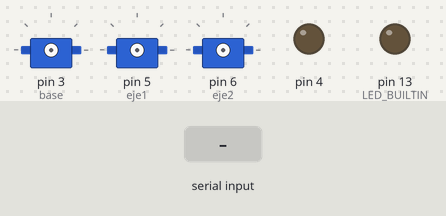
Simulated run of this sketch. Board: Arduino Uno, built with avr-gcc and run on an emulated ATmega328P. Shown: 3 × servo, output pins drawn as LEDs (lit = HIGH). The inputs (shaded band) are chosen by the test bench.

Above: at 1.2 s.
1.3 s: "wakeup\n" received over Serial
At 2.0 s:
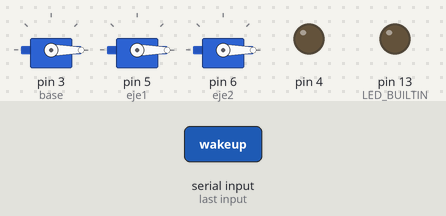
2.8 s: "ledon\n" received over Serial
At 3.2 s:
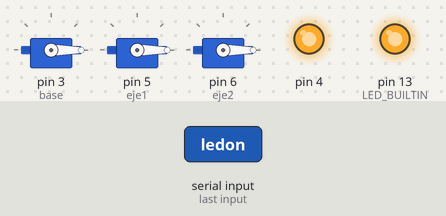
4.3 s: "90,45,200\n" received over Serial
At 5.5 s:
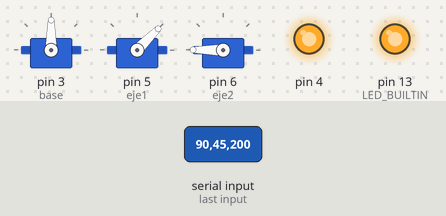
5.8 s: "ledoff\n" received over Serial
At 6.7 s:
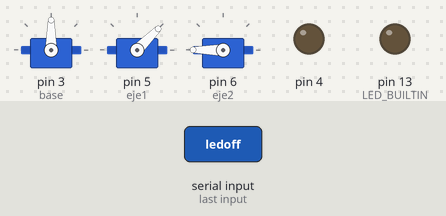
7.3 s: "30,150,10\n" received over Serial
At 8.0 s:
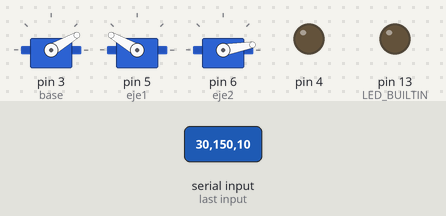
8.8 s: "90,45\n" received over Serial
At 10.2 s:
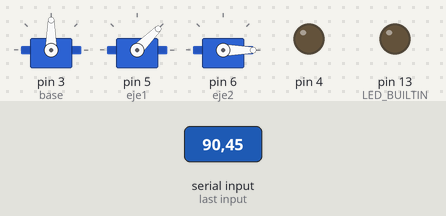
Timing chart, 0 to 11.3 s (numbered marks = the images above; inputs shaded):
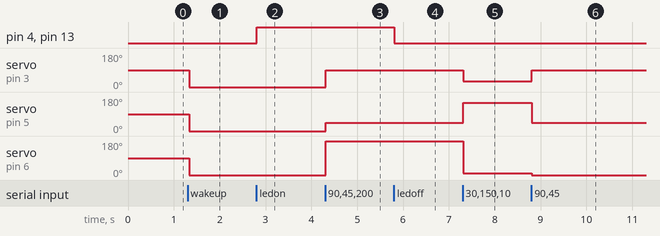

The sketch:

arduino.ino
```cpp
#include <Servo.h>

Servo base, eje1, eje2;  // create servo object to control a servo

String inByte = "";
int pos0;
int pos1;
int pos2;


void setup() {
  Serial.begin(9600);
  pinMode(LED_BUILTIN, OUTPUT);
  pinMode(4, OUTPUT);
}

void loop() {

  // if (digitalRead(4) == HIGH) {
  //  Serial.println("1");
  // }


  if (Serial.available()) // if data available in serial port
  {
    String inByte = "";

    inByte = Serial.readStringUntil('\n'); // read data until newline
    if (inByte == "sleep") {
      base.detach();
      eje1.detach();
      eje2.detach();
    }
    if (inByte == "wakeup") {
      base.attach(3);
      delay(10);
      eje1.attach(5);
      delay(10);
      eje2.attach(6);
      delay(10);
    }

    if (inByte == "ledon") {
      digitalWrite(LED_BUILTIN, HIGH);
      digitalWrite(4, HIGH);
    }
    if (inByte == "ledoff") {
      digitalWrite(LED_BUILTIN, LOW);
      digitalWrite(4, LOW);
    }

    else {
      pos0 = getValue(inByte, ',', 0).toInt();
      pos1 = getValue(inByte, ',', 1).toInt();
      pos2 = getValue(inByte, ',', 2).toInt();
    }

    base.write(pos0);

    eje1.write(pos1);

    eje2.write(pos2);


  }


}

String getValue(String data, char separator, int index)
{
  int found = 0;
  int strIndex[] = {0, -1};
  int maxIndex = data.length() - 1;

  for (int i = 0; i <= maxIndex && found <= index; i++) {
    if (data.charAt(i) == separator || i == maxIndex) {
      found++;
      strIndex[0] = strIndex[1] + 1;
      strIndex[1] = (i == maxIndex) ? i + 1 : i;
    }
  }

  return found > index ? data.substring(strIndex[0], strIndex[1]) : "";
}
```

Measured:
- after the input at 1.3 s, servo on pin 3 (base), servo on pin 5 (eje1), servo on pin 6 (eje2): 90° → 0° at once
- after the input at 2.8 s, pin 4, pin 13 (LED_BUILTIN): LOW → HIGH at once
- after the input at 4.3 s, servo on pin 3 (base): 0° → 90° at once; servo on pin 5 (eje1): 0° → 45° at once; servo on pin 6 (eje2): 0° → 180° at once
- after the input at 5.8 s, pin 4, pin 13 (LED_BUILTIN): HIGH → LOW at once
- after the input at 7.3 s, servo on pin 3 (base): 90° → 30° at once; servo on pin 5 (eje1): 45° → 150° at once; servo on pin 6 (eje2): 180° → 10° at once
- after the input at 8.8 s, servo on pin 3 (base): 30° → 90° at once; servo on pin 5 (eje1): 150° → 45° at once; servo on pin 6 (eje2): 10° → 0° at once
